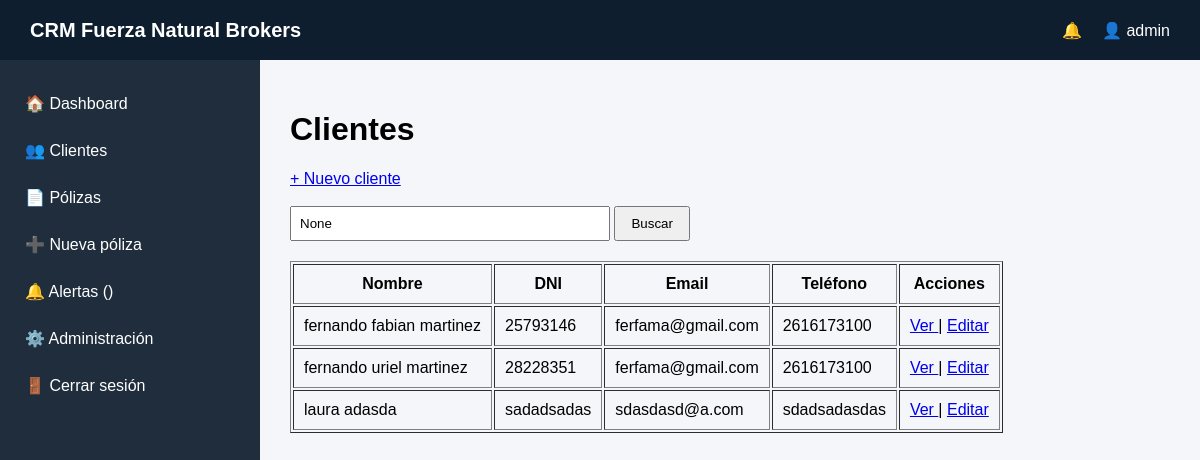
Page /clientes/ (signed in) on the committed database.
### accounts/models.py (models this page shows, shortened)
class User(AbstractUser):
    is_producer = models.BooleanField(default=False)

### clients/models.py (models this page shows, shortened)
class Client(models.Model):
    first_name = models.CharField(max_length=100, db_index=True)
    last_name = models.CharField(max_length=100, db_index=True)
    dni = models.CharField(
        max_length=20, unique=True, blank=True, null=True, db_index=True
    )
    phone = models.CharField(max_length=20)
    email = models.EmailField(blank=True, null=True)
    producer = models.ForeignKey(
        User,
        on_delete=models.CASCADE,
        limit_choices_to={"is_producer": True},
    )
    created_at = models.DateTimeField(auto_now_add=True)

### clients/views.py (the view)
# urls.py: path("", views.lista_clientes, name="clientes"),
@login_required
def lista_clientes(request):
    buscar = request.GET.get("buscar")
    if buscar:
        clientes = Client.objects.filter(
            Q(first_name__icontains=buscar)
            | Q(last_name__icontains=buscar)
            | Q(dni__icontains=buscar)
            | Q(phone__icontains=buscar)
            | Q(email__icontains=buscar)
        )
    else:
        clientes = Client.objects.all()
    return render(
        request,
        "clientes/lista_clientes.html",
        {
            "clientes": clientes,
            "buscar": buscar,
        },
    )

### templates/clientes/lista_clientes.html
{% extends "base.html" %}
{% block content %}
<h1>Clientes</h1>
<a href="{% url 'crear_cliente' %}">+ Nuevo cliente</a>
<br><br>
<form method="get" style="margin-bottom:20px;">
    <input
        type="text"
        name="buscar"
        placeholder="Buscar por nombre, DNI, teléfono o email"
        value="{{ buscar }}"
        style="padding:8px;width:300px;"
    >
    <button type="submit" style="padding:8px 15px;">
        Buscar
    </button>
</form>
<table border="1" cellpadding="10">
<tr>
    <th>Nombre</th>
    <th>DNI</th>
    <th>Email</th>
    <th>Teléfono</th>
    <th>Acciones</th>
</tr>
{% for cliente in clientes %}
<tr>
    <td>{{ cliente.first_name }} {{ cliente.last_name }}</td>
    <td>{{ cliente.dni }}</td>
    <td>{{ cliente.email }}</td>
    <td>{{ cliente.phone }}</td>
    <td>
        <a href="{% url 'ver_cliente' cliente.id %}">
            Ver
        </a>
        |
        <a href="{% url 'editar_cliente' cliente.id %}">
            Editar
        </a>
    </td>
</tr>
{% empty %}
<tr>
    <td colspan="5">No se encontraron clientes.</td>
</tr>
{% endfor %}
</table>
{% endblock %}

### templates/base.html (shortened to what this page needs)
{% load static %}
<!DOCTYPE html>
<html lang="es">
<head>
</head>
<body>
<div class="topbar">
<div class="logo">
CRM Fuerza Natural Brokers
</div>
<div style="display:flex; align-items:center;">
<div class="alert-bell">
🔔 {{ alert_count }}
</div>
<div>
👤 {{ request.user.username }}
</div>
</div>
</div>
<div class="layout">
<div class="sidebar">
<a href="/">🏠 Dashboard</a>
<a href="/clientes/">👥 Clientes</a>
<a href="/polizas/">📄 Pólizas</a>
<a href="/polizas/nueva/">➕ Nueva póliza</a>
<a href="/alertas/">
🔔 Alertas
<span class="
">
({{ alert_count }})
</span>
</a>
<a href="/admin/">⚙️ Administración</a>
<a href="/accounts/logout/">🚪 Cerrar sesión</a>
</div>
<div class="content">
{% block content %}
{% endblock %}
</div>
</div>
</body>
</html>

### templates/base.html (style rules this page uses)
body { margin: 0; font-family: Arial, Helvetica, sans-serif; background: #f4f6f9; }
.topbar { height: 60px; background: #0f1e2e; color: white; display: flex; align-items: center; justify-content: space-between; padding: 0 30px; }
.logo { font-weight: bold; font-size: 20px; }
.alert-bell { position: relative; margin-right: 20px; cursor: pointer; }
.layout { display: flex; }
.sidebar { width: 260px; background: #1f2d3d; height: calc(100vh - 60px); padding-top: 20px; }
.sidebar a { display: block; color: white; padding: 14px 25px; text-decoration: none; transition: 0.2s; white-space: nowrap; }
.content { flex: 1; padding: 30px; }

### rows in the picture
User: user.username "admin"
Client: first_name "fernando fabian", last_name "martinez", dni "25793146", email "ferfama@gmail.com", phone "2616173100"
Client: first_name "fernando uriel", last_name "martinez", dni "28228351", email "ferfama@gmail.com", phone "2616173100"
Client: first_name "laura", last_name "adasda", dni "sadadsadas", email "sdasdasd@a.com", phone "sdadsadasdas"
